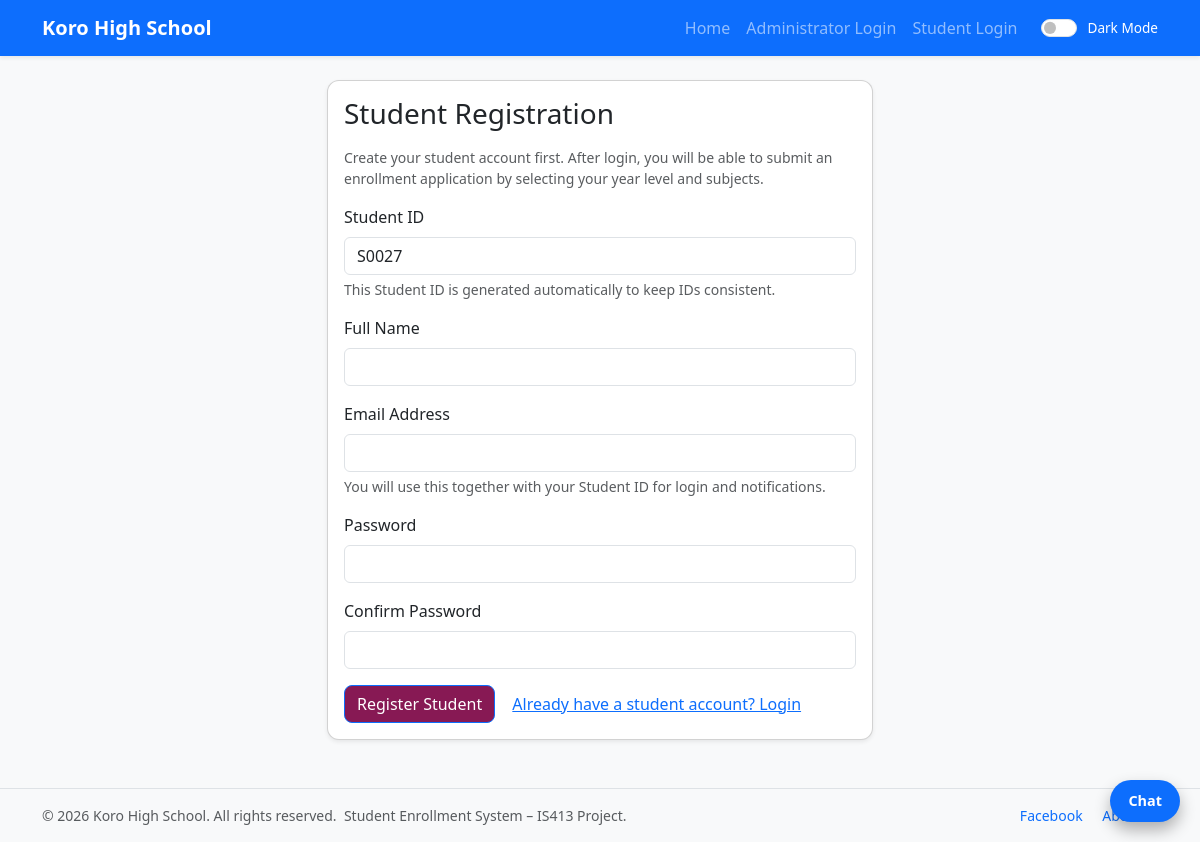
The app's page /student_register.php, older data.
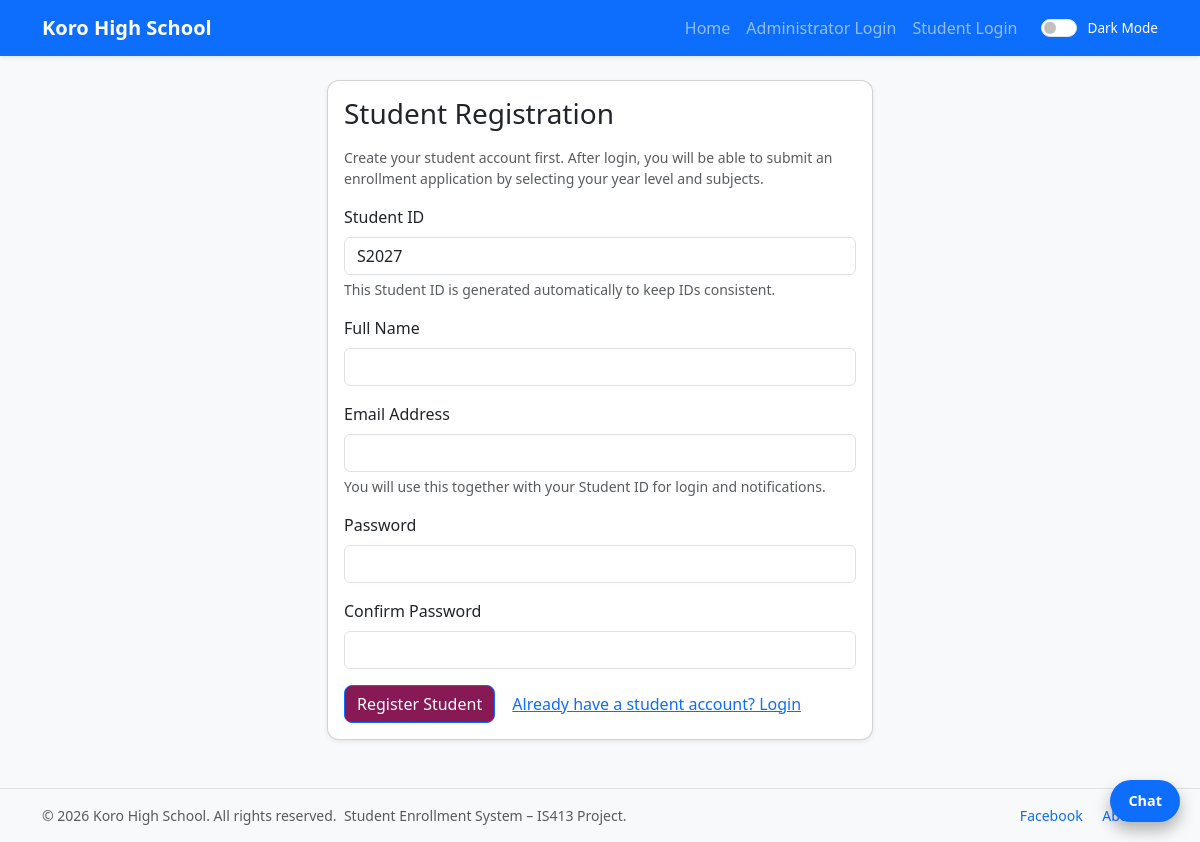
The same page, newer data.
### tables this page shows
CREATE TABLE `student_accounts` (
  `id` int(11) NOT NULL,
  `student_id` varchar(20) NOT NULL,
  `full_name` varchar(100) NOT NULL,
  `email` varchar(100) NOT NULL,
  `password_hash` varchar(255) NOT NULL,
  `photo_filename` varchar(255) DEFAULT NULL,
  `created_at` datetime NOT NULL
);

### student_register.php (the view, shortened to what this page needs)
<?php
require "db.php";
function generateStudentId(mysqli $conn): string
{
    $nextNumber = 1;
    $sql = "SELECT student_id FROM student_accounts ORDER BY id DESC LIMIT 1";
    if ($result = $conn->query($sql)) {
        if ($row = $result->fetch_assoc()) {
            $lastId = $row["student_id"];
            $num = (int)substr($lastId, 1);
            $nextNumber = $num + 1;
        }
    }
    return "S" . str_pad($nextNumber, 4, "0", STR_PAD_LEFT);
}
$displayStudentId = generateStudentId($conn);
include "partials/header.php";
?>
<div class="container my-4">
  <div class="row justify-content-center">
    <div class="col-lg-6 col-md-8">
      <div class="card shadow-sm">
        <div class="card-body">
          <h3 class="card-title mb-3">Student Registration</h3>
          <p class="text-muted small mb-3">
            Create your student account first. After login, you will be able to submit an
            enrollment application by selecting your year level and subjects.
          </p>
          <form method="post" novalidate>
            <div class="mb-3">
              <label class="form-label">Student ID</label>
              <input type="text"
                     class="form-control"
                     value="<?= htmlspecialchars($displayStudentId); ?>"
                     readonly>
              <div class="form-text">
                This Student ID is generated automatically to keep IDs consistent.
              </div>
            </div>
            <div class="mb-3">
              <label for="full_name" class="form-label">Full Name</label>
              <input type="text"
                     name="full_name"
                     id="full_name"
                     class="form-control"
                     value="<?= htmlspecialchars($fullName ?? ""); ?>"
                     required>
            </div>
            <div class="mb-3">
              <label for="email" class="form-label">Email Address</label>
              <input type="email"
                     name="email"
                     id="email"
                     class="form-control"
                     value="<?= htmlspecialchars($email ?? ""); ?>"
                     required>
              <div class="form-text">
                You will use this together with your Student ID for login and notifications.
              </div>
            </div>
            <div class="mb-3">
              <label for="password" class="form-label">Password</label>
              <input type="password"
                     name="password"
                     id="password"
                     class="form-control"
                     required>
            </div>
            <div class="mb-3">
              <label for="password_confirm" class="form-label">Confirm Password</label>
              <input type="password"
                     name="password_confirm"
                     id="password_confirm"
                     class="form-control"
                     required>
            </div>
            <button type="submit" class="btn btn-primary">
              Register Student
            </button>
            <a href="student_login.php" class="btn btn-link">
              Already have a student account? Login
            </a>
          </form>
        </div>
      </div>
    </div>
  </div>
</div>
<?php include "partials/footer.php"; ?>

### partials/header.php (shortened to what this page needs)
<?php
$teacherLoggedIn = isset($_SESSION["teacher_logged_in"]) && $_SESSION["teacher_logged_in"] === true;
$studentLoggedIn = isset($_SESSION["student_logged_in"]) && $_SESSION["student_logged_in"] === true;
?>
<!DOCTYPE html>
<html>
<head>
    <link rel="stylesheet" href="assets/css/bootstrap.min.css">
    <link rel="stylesheet" href="assets/css/style.css">
</head>
<body>
<nav class="navbar navbar-expand-lg navbar-dark bg-primary shadow-sm">
  <div class="container">
    <a class="navbar-brand fw-bold" href="index.php">Koro High School</a>
    <div class="collapse navbar-collapse" id="mainNav">
      <ul class="navbar-nav ms-auto align-items-lg-center">
        <li class="nav-item">
          <a class="nav-link" href="index.php">Home</a>
        </li>
        <?php if (!$teacherLoggedIn && !$studentLoggedIn) { ?>
          <li class="nav-item"><a class="nav-link" href="login.php">Administrator Login</a></li>
          <li class="nav-item"><a class="nav-link" href="student_login.php">Student Login</a></li>
        <?php } ?>
      </ul>
      <div class="form-check form-switch ms-3">
        <input class="form-check-input" type="checkbox" id="darkModeSwitch">
        <label class="form-check-label" for="darkModeSwitch">Dark Mode</label>
      </div>
    </div>
  </div>
</nav>

### partials/footer.php (shortened to what this page needs)
    <footer class="mt-5 border-top bg-light">
      <div class="container py-3 d-flex flex-column flex-md-row justify-content-between align-items-center small text-muted">
        <div>
          &copy; <?= date("Y"); ?> Koro High School. All rights reserved.
          <span class="d-block d-md-inline">
            &nbsp;Student Enrollment System – IS413 Project.
          </span>
        </div>
        <div class="mt-2 mt-md-0">
          <a href="https://www.facebook.com/" target="_blank" class="text-decoration-none me-3">
            Facebook
          </a>
          <a href="about.php" class="text-decoration-none me-3">
            About
          </a>
        </div>
      </div>
    </footer>
    <?php
    include __DIR__ . "/../chat_widget.php";
    ?>
  </body>
</html>

### chat_widget.php (shortened to what this page needs)
<div id="koro-chat-fab" class="koro-chat-fab">
  Chat
</div>

### assets/css/style.css (style rules this page uses)
body { background-color: #f8f9fa; }
.card { border-radius: 12px; }
.btn-primary { border-radius: 8px; background-color: #871954; }
.koro-chat-fab { position: fixed; right: 20px; bottom: 20px; z-index: 1050; background-color: #0d6efd; color: #ffffff; border-radius: 999px; padding: 10px 18px; font-weight: 600; font-size: 0.9rem; cursor: pointer; box-shadow: 0 0.5rem 1rem rgba(0,0,0,0.3); }
.form-switch .form-check-input { cursor: pointer; width: 2.2em; height: 1.1em; }
.form-switch .form-check-label { color: #fff; margin-left: 6px; font-size: 0.85rem; }

Row changes from the older to the newer data that the page shows:
no longer on this page (row unchanged): student_accounts: student "S0027"
added student_accounts: student "S2027"
